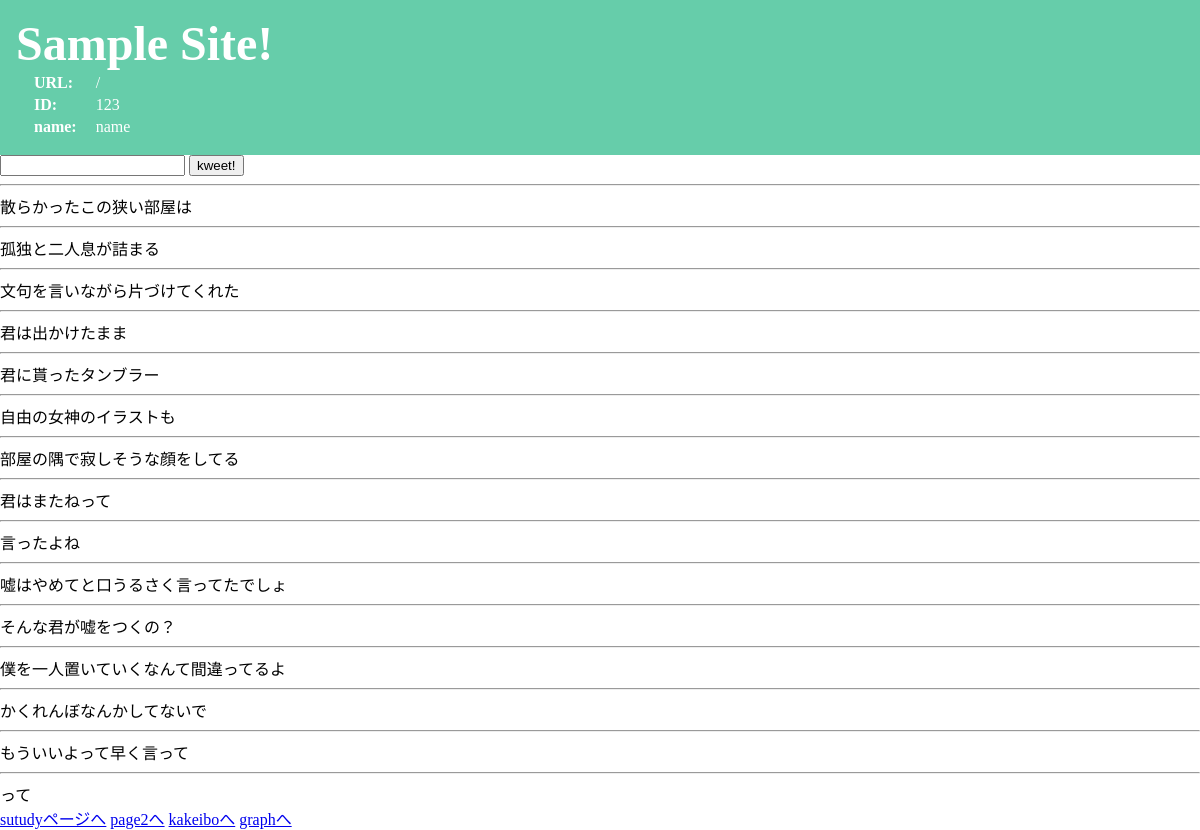
The page / on the database its author committed.
### sampleSite/models.py (models this page shows)
class Kweet(models.Model):
    message = models.CharField(max_length=200)
    created_at = models.DateTimeField(auto_now=True)

### sampleSite/views.py (the view)
# urls.py: path('',views.index, name="index"),
def index(request):
    form = IndexForm(request.POST or None)
    message = form["message"].data or ''
    if message != '':
        kweetModel = Kweet(message=message)
        kweetModel.save()
    kweetList = Kweet.objects.all()
    dbData={
        "id": 123,
        "name": "name",
        "form": form,
        "kweetList": kweetList
    }
    return render(request, 'index.html', dbData)

### sampleSite/forms.py
class IndexForm(forms.Form):
    message = forms.CharField(
        label = "kweet",
        max_length=200,
        required=True
    )
    suuji = forms.IntegerField(
        required=False
    )
    choice = forms.ChoiceField(
        widget=forms.Select,
        choices=(
            ("図１","図１"),
            ("図２","図２")
        )
    )
    date = forms.DateField(
        widget=forms.DateInput(attrs={"type":"date"}),
        input_formats=['%Y-%m-%d']
    )
    chk = forms.BooleanField(
        widget=forms.CheckboxInput
    )
    opt = forms.ChoiceField(
        widget=forms.RadioSelect,
        choices=(
            ("OPT1","OPT1"),
            ("OPT2","OPT2")
        )
    )

### sampleSite/templates/index.html (shortened to what this page needs)
{% load static %}
<!DOCTYPE html>
<head>
    <link href="{% static 'css/index.css' %}" rel="stylesheet" />
</head>
<body>
    <div class="header">
        <h1>Sample Site!</h1>
        <table>
            <tr>
                <th><label>URL:</label></th>
                <td><label>{% url 'index' %}</label></td>
            </tr>
            <tr>
                <th><label>ID:</label></th>
                <td><label>{{ id }}</label></td>
            </tr>
            <tr>
                <th><label>name:</label></th>
                <td><label>{{ name }}</label></td>
            </tr>
        </table>
    </div>
    <form method="post">
        {{ form.message }}
        <input type="submit" value="kweet!" />
    </form>
    {% for kweet in kweetList %}
        <hr />
        {{ kweet.message }}<br>
    {% endfor %}
    <a href="/study">sutudyページへ</a>
    <a href="{% url 'page2'%}">page2へ</a>
    <a href="{% url 'kakeibo'%}">kakeiboへ</a>
    <a href="{% url 'graph'%}">graphへ</a>
</body>
</html>

### sampleSite/static/css/index.css (style rules this page uses)
body { margin:0; }
.header { background-color:#66cdaa; padding:1em; }
h1 { color:#ffffff; font-size:3em; margin:0; }
th { text-align:left; padding:0em 1em 0em 1em; }
th>label , td>label { color:#ffffff; }

### rows shown on the page
Kweet: message "散らかったこの狭い部屋は"
Kweet: message "孤独と二人息が詰まる"
Kweet: message "文句を言いながら片づけてくれた"
Kweet: message "君は出かけたまま"
Kweet: message "君に貰ったタンブラー"
Kweet: message "自由の女神のイラストも"
Kweet: message "部屋の隅で寂しそうな顔をしてる"
Kweet: message "君はまたねって"
Kweet: message "言ったよね"
Kweet: message "嘘はやめてと口うるさく言ってたでしょ"
Kweet: message "そんな君が嘘をつくの？"
Kweet: message "僕を一人置いていくなんて間違ってるよ"
Kweet: message "かくれんぼなんかしてないで"
Kweet: message "もういいよって早く言って"
Kweet: message "って"

### other values the page prints
{{ id }} "123"
{{ name }} "name"
